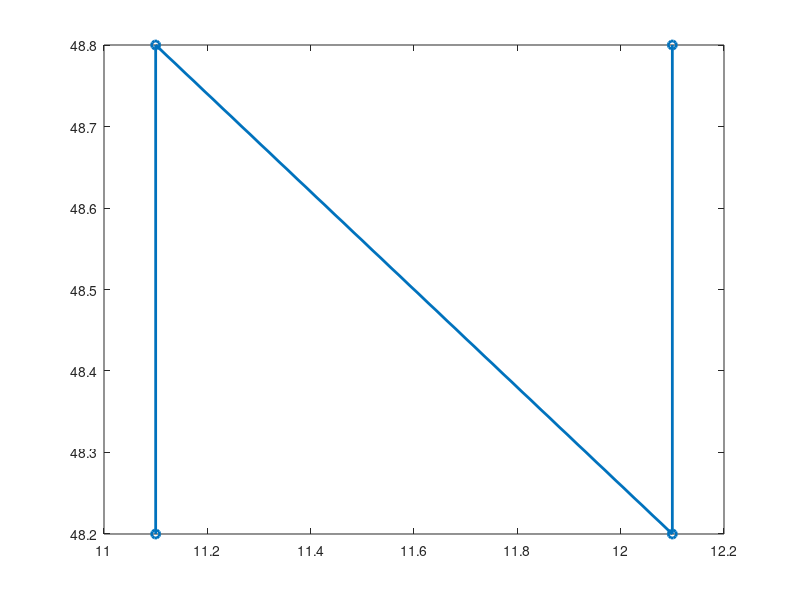

The MATLAB script that drew this image: (Note: this script raises an error after producing the figure.)
% Draw Map for full dataset
x = [11.1 11.1 12.1 12.1];
y = [48.2 48.8 48.2 48.8];
hFigure = figure('Units', 'centimeters', 'Position', [9 2 24 24]); 
hLine = plot(x, y, 'o-', 'LineWidth', 2);
hBase = plot_openstreetmap('Scale', 2);
predFigure = plotPredictionAnalysisMap(data, 'figure', hFigure);
delete(hLine)
xlabel('Longitudinal GPS coordinate in deg');ylabel('Latitudinal GPS coordinate in deg');
print('OSM_FullDataset','-dpng','-r300')

% Draw map for mass dataset
x = [11.1 11.1 12.1 12.1];
y = [48 48.8 48 48.8];
hFigure = figure('Units', 'centimeters', 'Position', [9 2 24 24]); 
hLine = plot(x, y, 'o-', 'LineWidth', 2);
hBase = plot_openstreetmap('Scale', 2);
predFigure = plotPredictionAnalysisMap(testDD2Mass.data, 'figure', hFigure);
delete(hLine)
xlabel('Longitudinal GPS coordinate in deg');ylabel('Latitudinal GPS coordinate in deg');
print('OSM_MassDataset','-dpng','-r300')

x = [11.5 11.5 12.9 12.9];
y = [47.5 48.35 47.5 48.35];
hFigure = figure('Units', 'centimeters', 'Position', [9 2 24 24]); 
hLine = plot(x, y, 'o-', 'LineWidth', 2);
hBase = plot_openstreetmap('Scale', 2);
predFigure = plotPredictionAnalysisMap(testDD2Tire.data, 'figure', hFigure);
delete(hLine)
ylim([47.4 48.45])
xlabel('Longitudinal GPS coordinate in deg');ylabel('Latitudinal GPS coordinate in deg');
print('OSM_TireDataset','-dpng','-r300')